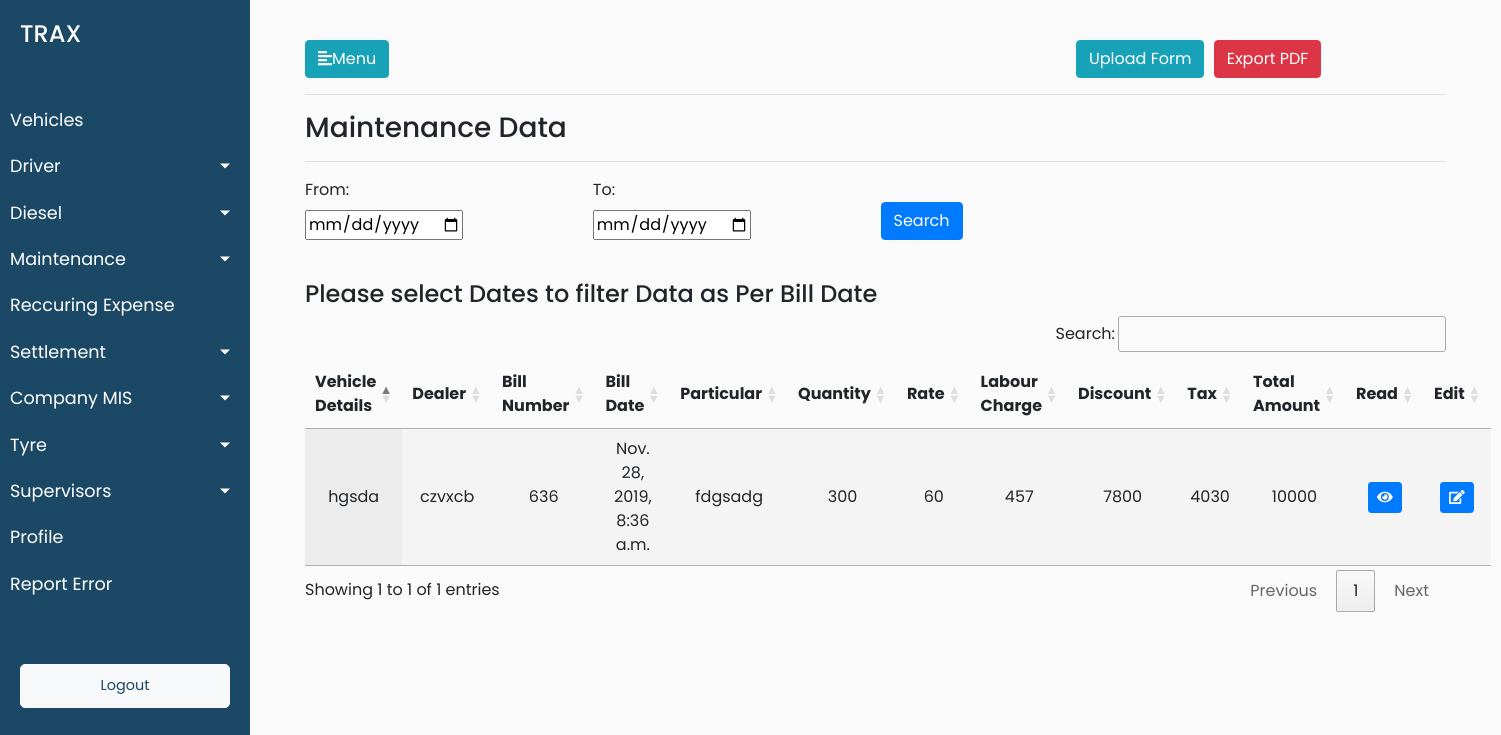
The app's page /maintenance/maintenance_data (signed in), older data.
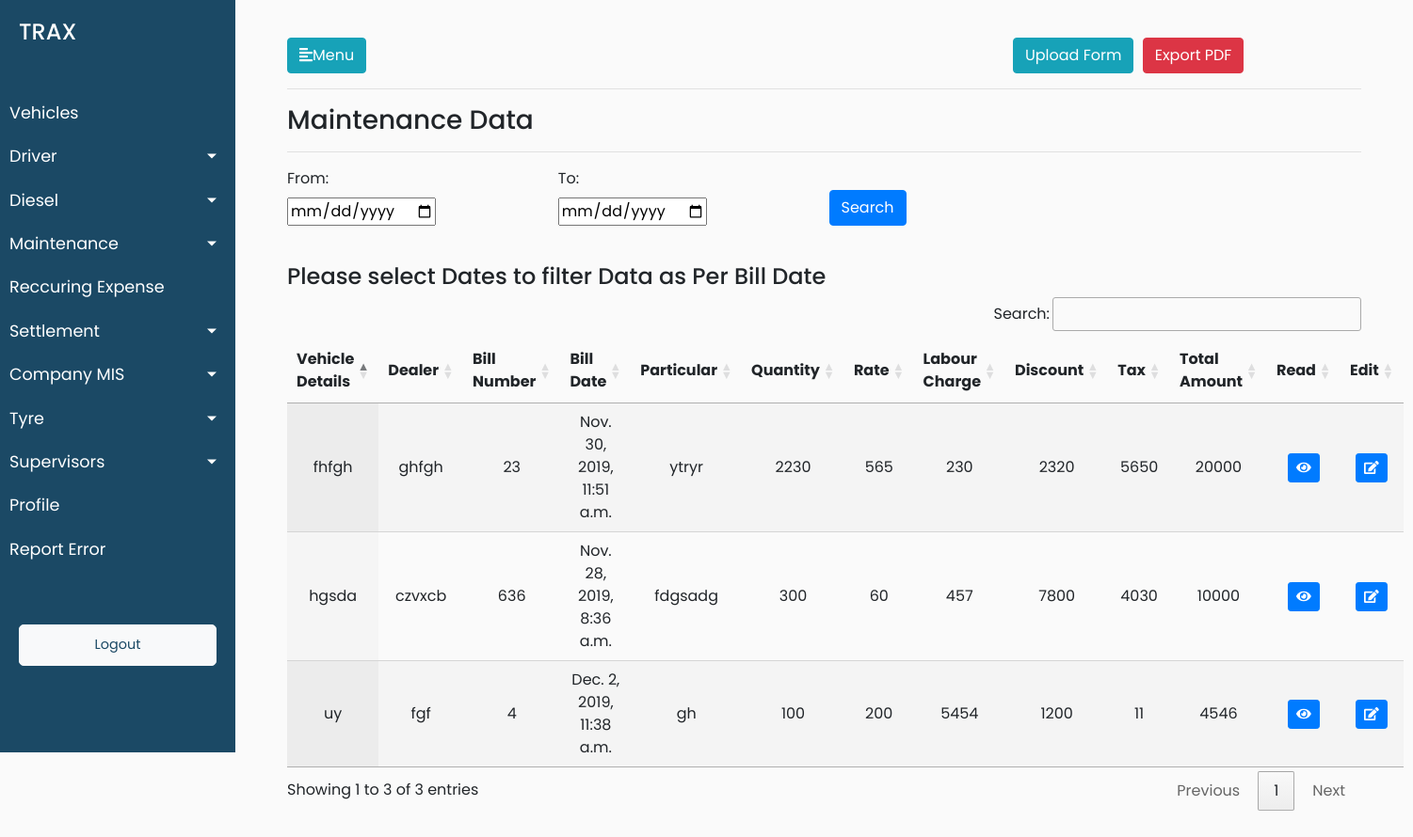
The same page, newer data.
### trax_vehicle_manager_data/models.py (models this page shows, shortened)
class Expenses(models.Model):
    expense_name = models.CharField(max_length=50)
    expense_id = models.PositiveSmallIntegerField()
    expense_vehicle_id = models.ForeignKey(Vehicles, on_delete = models.CASCADE)

class Maintenance(Expenses):
    YES = 'yes'
    NO = 'no'
    chalak_malak_choices = ((YES,'yes'),(NO,'no'))
    vehicle_number = models.PositiveIntegerField()
    vehicle_detail = models.CharField(max_length=50)
    bill_date = models.DateTimeField(default=timezone.now)
    vehicle_type = models.CharField(max_length=50)
    chalak_malal = models.CharField(choices=chalak_malak_choices,max_length=100)
    company_name = models.CharField(max_length=50)
    odometer_reading = models.PositiveIntegerField()
    bill_number = models.PositiveIntegerField()
    dealer_part_number = models.PositiveIntegerField()
    maintenance_dealer_name = models.CharField(max_length=900)
    particular = models.CharField(max_length=50)
    particular_details = models.CharField(max_length=50)
    quantity = models.PositiveIntegerField()
    rate = models.PositiveIntegerField()
    amount = models.PositiveIntegerField()
    discount = models.PositiveIntegerField()
    tax = models.PositiveIntegerField()
    tds = models.PositiveIntegerField()
    labour_charge = models.PositiveIntegerField()
    total_amount = models.PositiveIntegerField()

### trax_vehicle_manager_data/views.py (the view)
# urls.py: path('maintenance/maintenance_data',views.maintenance_data,name='maintenance_data'),
@login_required(login_url='/login')
def maintenance_data(request):
    maintenanceobjectlist = []
    if request.method == "POST":
        date1=request.POST['date1']
        date2=request.POST['date2']
        maintenanceobjectlist = Maintenance.objects.filter(bill_date__range=[date1,date2]).all()
        filter_date = "True"
        data =  {'maintenance_data_objects':maintenanceobjectlist,'date1':date1,'date2':date2,'filter_date':filter_date}
    else:
        maintenanceobjectlist = Maintenance.objects.all()
        data = {'maintenance_data_objects':maintenanceobjectlist}
    return render(request,'trax_vehicle_manager_data/maintenance_data.html',data)

### trax_vehicle_manager_data/templates/trax_vehicle_manager_data/maintenance_data.html (shortened to what this page needs)
{% extends 'trax_vehicle_manager_data/base.html' %}
{% load static %}
{% block stylesheets %}
<link rel="stylesheet" href="//cdn.datatables.net/1.10.19/css/jquery.dataTables.min.css">
{% endblock stylesheets %}
{% block content %}
<span id="btn">
<button class="upload_maintenance_form btn btn-info" style="margin-left:-370px;">Upload Form </button>
<input type="button" class="btn btn-danger" id="btnExport" style="margin-top:-1px;margin-right:10px;"  value="Export PDF" onclick="Export()" />
</span>
<hr>
<h3>Maintenance Data</h3>
<hr>
<form action={% url 'trax_vehicle_manager_data:maintenance_data' %} method="post">
                        <div>
                        <div class="form-row">
                        <div class="form-group col-md-3">
                            <label for="start_date_lbl">From:</label><br>
                            <input type="date" class="datepicker" id="date1" name="date1">
                        </div>
                        <div class="form-group col-md-3">
                            <label for="end_date_lbl">To:</label><br>
                            <input type="date" class="datepicker" id="date2" name="date2">
                        </div>
                        <div class="form-group col-md-3">
                        <br>
                        <button type="submit" class="submit-btn btn btn-primary">Search</button>
                        </div>
                        </div>
                        <br>
                    </form>
<div>
{% if filter_date == "True" %}
<h4>{{date1|title}}To{{date2|title}}</h4>
{% else %}
<h4>Please select Dates to filter Data as Per Bill Date</h4>
{% endif %}
</div>
<div>
    <table id="test_table" name="test_table" class="display" style="width:100%">
        <thead>
            <tr>
                <th>Vehicle Details</th>
                <th>Dealer</th>
                <th>Bill Number</th>
                <th>Bill Date</th>
                <th>Particular</th>
                <th>Quantity</th>
                <th>Rate</th>
                <th>Labour Charge</th>
                <th>Discount</th>
                <th>Tax</th>
                <th>Total Amount</th>
                <th>Read</th>
                <th>Edit</th>
            </tr>
        </thead>
        <tbody>
            {% for maintenance_data in maintenance_data_objects %}
            <tr>
                <td>{{maintenance_data.vehicle_detail}}</td>
                <td>{{maintenance_data.maintenance_dealer_name}}</td>
                <td>{{maintenance_data.bill_number}}</td>
                <td>{{maintenance_data.bill_date}}</td>
                <td>{{maintenance_data.particular}}</td>
                <td>{{maintenance_data.quantity}}</td>
                <td>{{maintenance_data.rate}}</td>
                <td>{{maintenance_data.labour_charge}}</td>
                <td>{{maintenance_data.discount}}</td>
                <td>{{maintenance_data.tax}}</td>
                <td>{{maintenance_data.total_amount}}</td>
                <td>
                        <button type="button" class="read-data-entered btn btn-sm btn-primary" data-id="{% url 'trax_vehicle_manager_data:read_maintenance_data' pk=maintenance_data.pk %}">
        <span class="fa fa-eye"></span>
      </button>
      </td>
                <td>
							<button type="button" class="update-data-entered btn btn-sm btn-primary" data-id="{% url 'trax_vehicle_manager_data:update_maintenance_data' pk=maintenance_data.pk %}">
								<span class="fa fa-edit"></span>
							</button>
						</td>
            </tr>
            {% endfor %}
        </tbody>
    </table>
</div>
{% endblock %}

Row changes from the older to the newer data that the page shows:
added Maintenance: vehicle_detail "uy", maintenance_dealer_name "fgf", bill_number "4", bill_date "Dec. 2, 2019, 11:38 a.m.", particular "gh", quantity "100", rate "200", labour_charge "5454", discount "1200", tax "11", total_amount "4546"
added Maintenance: vehicle_detail "fhfgh", maintenance_dealer_name "ghfgh", bill_number "23", bill_date "Nov. 30, 2019, 11:51 a.m.", particular "ytryr", quantity "2230", rate "565", labour_charge "230", discount "2320", tax "5650", total_amount "20000"
Text that changed along with them:
text written by a page script: "Search: Showing 1 to 1 of 1 entries Previous 1 Next" → "Search: Showing 1 to 3 of 3 entries Previous 1 Next"
